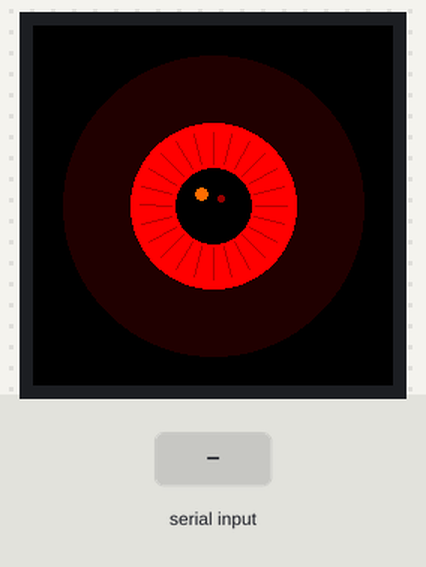
Bench run of a sketch on a simulated ESP32. Parts: 240×240 colour display. The test bench sets the inputs (shaded band). Random numbers use the default seed unless the sketch sets one; what the sketch prints to the serial monitor is not drawn.

Above: at 1.4 s.
1.5 s: "EYE4\n" received over Serial
At 3.6 s:
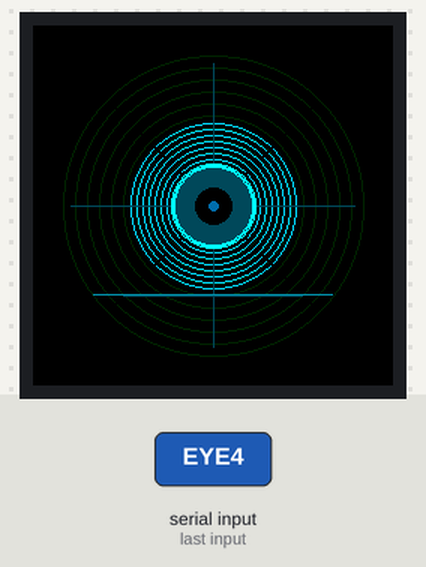
3.8 s: "SCANNING\n" received over Serial
At 4.84 s:
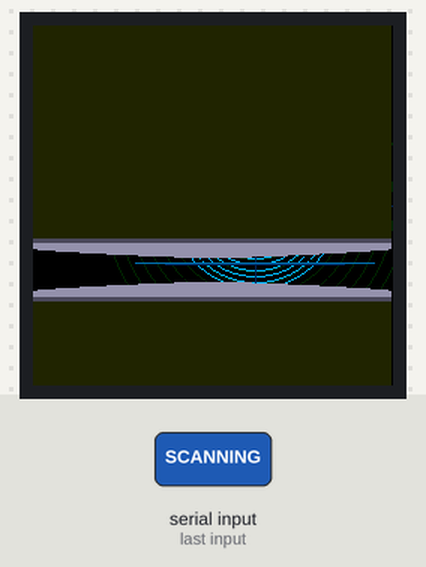
6.5 s: "EYE1\n" received over Serial
At 6.95 s:
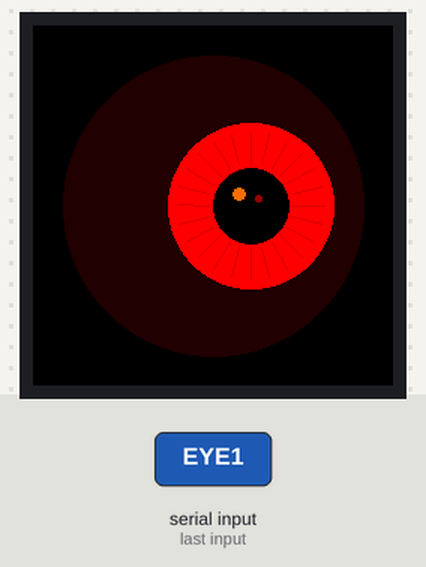
8.7 s: "EYE2\n" received over Serial
At 9.73 s:
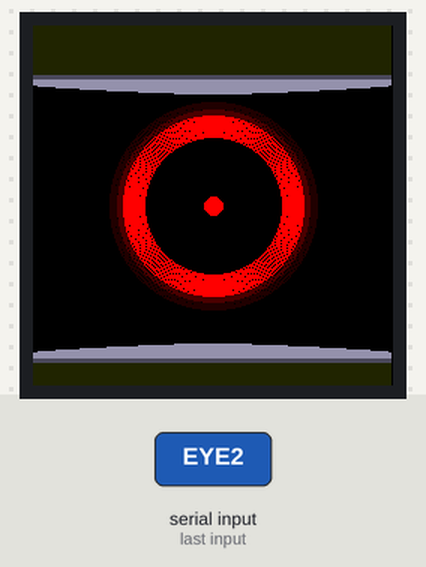
11.4 s: "EYE3\n" received over Serial
At 13.79 s:
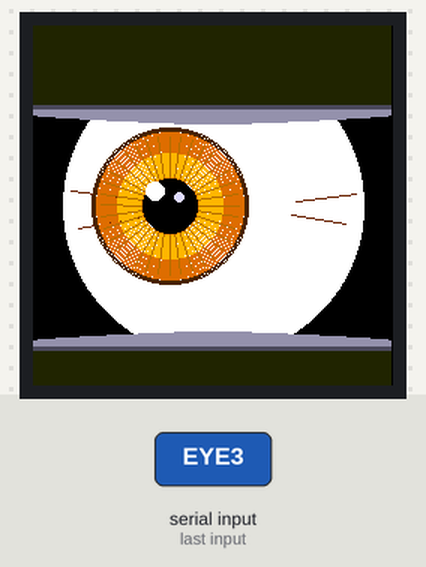
13.8 s: "EYE5\n" received over Serial
At 14.48 s:
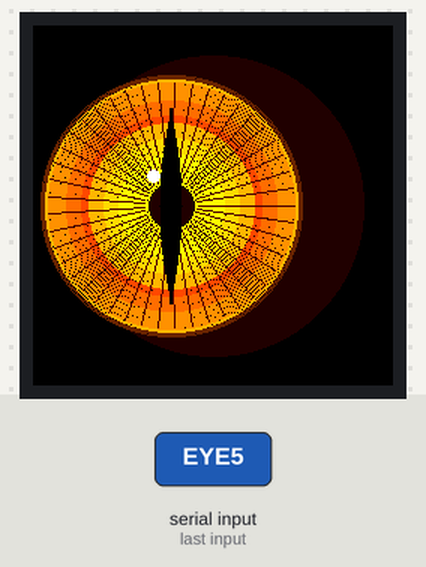

The sketch:

t800_eyes.ino
```cpp
#include <TFT_eSPI.h>
#include <SPI.h>

TFT_eSPI tft = TFT_eSPI();
TFT_eSprite spr = TFT_eSprite(&tft);

const int CX = 120;  // center X
const int CY = 120;  // center Y

// === EYE STYLE (change via serial: EYE1, EYE2, EYE3, EYE4, EYE5) ===
int eyeStyle = 1;

// Common state
float pupilX = 0, pupilY = 0;
float targetX = 0, targetY = 0;
float glowPhase = 0;
String currentMode = "IDLE";

// ---- Blink state machine ----
#define NOBLINK   0
#define ENBLINK   1
#define HOLDBLINK 2
#define DEBLINK   3

struct BlinkState {
  uint8_t  state;
  uint32_t startTime;
  uint32_t closeDur, holdDur, openDur;
  float    amount;     // 0=open, 1=closed
  uint32_t nextBlink;
} blink = {NOBLINK, 0, 150, 50, 250, 0.0, 3000};

float smoothstep(float t) {
  if (t < 0.0) t = 0.0;
  if (t > 1.0) t = 1.0;
  return t * t * (3.0f - 2.0f * t);
}

void triggerBlink() {
  blink.state = ENBLINK;
  blink.startTime = millis();
  blink.closeDur = 150 + random(50);
  blink.holdDur  = 50 + random(50);
  blink.openDur  = 250 + random(150);
}

void updateBlink() {
  uint32_t now = millis();
  if (blink.state == NOBLINK && now >= blink.nextBlink) triggerBlink();
  uint32_t elapsed = now - blink.startTime;
  float t;
  switch (blink.state) {
    case NOBLINK: blink.amount = 0.0; break;
    case ENBLINK:
      t = (float)elapsed / blink.closeDur;
      if (t >= 1.0) { blink.amount = 1.0; blink.state = HOLDBLINK; blink.startTime = now; }
      else blink.amount = smoothstep(t);
      break;
    case HOLDBLINK:
      blink.amount = 1.0;
      if (elapsed >= blink.holdDur) { blink.state = DEBLINK; blink.startTime = now; }
      break;
    case DEBLINK:
      t = (float)elapsed / blink.openDur;
      if (t >= 1.0) { blink.amount = 0.0; blink.state = NOBLINK; blink.nextBlink = now + 2000 + random(4000); }
      else blink.amount = 1.0 - smoothstep(t);
      break;
  }
}

// ---- Utility ----
uint16_t dimColor(uint16_t color, float f) {
  if (f > 2.0) f = 2.0; if (f < 0.0) f = 0.0;
  uint8_t r = ((color >> 11) & 0x1F);
  uint8_t g = ((color >> 5) & 0x3F);
  uint8_t b = (color & 0x1F);
  return (constrain((int)(r*f),0,31)<<11) | (constrain((int)(g*f),0,63)<<5) | constrain((int)(b*f),0,31);
}

uint16_t rgb(uint8_t r, uint8_t g, uint8_t b) {
  return ((r >> 3) << 11) | ((g >> 2) << 5) | (b >> 3);
}

// ---- Flat metallic eyelids (shared by all styles) ----
void drawEyelids(float amt) {
  if (amt <= 0.01) return;
  int lidW = 140;  // half-width
  int curve = 10;  // very flat

  // Upper lid
  int uOpen = CY - 110;
  int uClose = CY + 25;
  int uEdge = uOpen + (int)((uClose - uOpen) * amt);
  for (int y = 0; y < min(uEdge + curve + 1, 240); y++) {
    float d = (float)(y - uEdge) / curve;
    if (d > 1.0) break;
    float wf = (d <= 0) ? 1.0 : max(1.0f - d*d, 0.0f);
    int hw = (int)(lidW * wf);
    int x1 = max(CX - hw, 0), x2 = min(CX + hw, 239);
    if (x2 <= x1) continue;
    uint16_t col = (y < uEdge - 3) ? rgb(50,50,55) : (y < uEdge) ? rgb(90,90,95) : rgb(130,130,140);
    spr.drawFastHLine(x1, y, x2 - x1, col);
  }

  // Lower lid (40%)
  float la = amt * 0.4;
  int lOpen = CY + 110;
  int lClose = CY - 15;
  int lEdge = lOpen + (int)((lClose - lOpen) * la);
  for (int y = max(lEdge - curve - 1, 0); y < 240; y++) {
    float d = (float)(lEdge - y) / curve;
    if (d > 1.0) continue;
    float wf = (d <= 0) ? 1.0 : max(1.0f - d*d, 0.0f);
    int hw = (int)(lidW * wf);
    int x1 = max(CX - hw, 0), x2 = min(CX + hw, 239);
    if (x2 <= x1) continue;
    uint16_t col = (y > lEdge + 3) ? rgb(50,50,55) : (y > lEdge) ? rgb(90,90,95) : rgb(130,130,140);
    spr.drawFastHLine(x1, y, x2 - x1, col);
  }
}

// ================================================================
// EYE STYLE 1: Classic T-800 — red iris, radial lines, dark sclera
// ================================================================
void drawEye1(float ox, float oy, float intensity) {
  int cx = CX + (int)ox, cy = CY + (int)oy;
  spr.fillSprite(TFT_BLACK);

  // Dark red sclera
  spr.fillCircle(CX, CY, 100, dimColor(0x3800, intensity * 0.6));
  // Red iris
  spr.fillCircle(cx, cy, 55, dimColor(0xF800, intensity));
  // Iris ring
  for (int r = 55; r > 50; r--) spr.drawCircle(cx, cy, r, dimColor(0xF800, intensity * 1.3));
  // Radial lines
  for (int a = 0; a < 360; a += 15) {
    float rad = a * PI / 180.0;
    spr.drawLine(cx+cos(rad)*28, cy+sin(rad)*28, cx+cos(rad)*49, cy+sin(rad)*49, dimColor(0xA000, intensity));
  }
  // Pupil
  spr.fillCircle(cx, cy, 25, TFT_BLACK);
  // Highlights
  spr.fillCircle(cx-8, cy-8, 4, dimColor(0xFB20, intensity));
  spr.fillCircle(cx+5, cy-5, 2, dimColor(0xF800, intensity*0.5));

  drawEyelids(blink.amount);
  spr.pushSprite(0, 0);
}

// ================================================================
// EYE STYLE 2: Minimal glowing ring — no sclera, just a bright
//              red ring with a dark center. Clean, cybernetic.
// ================================================================
void drawEye2(float ox, float oy, float intensity) {
  int cx = CX + (int)ox, cy = CY + (int)oy;
  spr.fillSprite(TFT_BLACK);

  // Outer glow halo
  for (int r = 75; r > 60; r--) {
    float f = (float)(r - 60) / 15.0;
    spr.drawCircle(cx, cy, r, dimColor(0xF800, intensity * (1.0 - f) * 0.3));
  }
  // Main bright ring
  for (int r = 60; r > 45; r--) {
    spr.drawCircle(cx, cy, r, dimColor(0xF800, intensity * 1.2));
  }
  // Inner dark
  spr.fillCircle(cx, cy, 45, TFT_BLACK);
  // Tiny bright pupil dot
  spr.fillCircle(cx, cy, 6, dimColor(0xF800, intensity * 0.8));

  drawEyelids(blink.amount);
  spr.pushSprite(0, 0);
}

// ================================================================
// EYE STYLE 3: Realistic human-ish eye — white sclera, amber/orange
//              iris with detailed texture, black pupil, veins
// ================================================================
void drawEye3(float ox, float oy, float intensity) {
  int cx = CX + (int)ox, cy = CY + (int)oy;
  spr.fillSprite(TFT_BLACK);

  // White sclera
  uint16_t scleraCol = dimColor(rgb(220, 215, 210), intensity * 0.9);
  spr.fillCircle(CX, CY, 100, scleraCol);

  // Subtle veins
  uint16_t veinCol = dimColor(rgb(180, 100, 100), intensity * 0.4);
  spr.drawLine(CX-95, CY-10, CX-55, CY-5, veinCol);
  spr.drawLine(CX-90, CY+15, CX-50, CY+8, veinCol);
  spr.drawLine(CX+95, CY-8, CX+55, CY-3, veinCol);
  spr.drawLine(CX+88, CY+12, CX+52, CY+6, veinCol);

  // Amber/orange iris with gradient
  for (int r = 50; r > 0; r--) {
    float t = (float)r / 50.0;
    uint16_t irisCol;
    if (t > 0.7) irisCol = dimColor(rgb(140, 80, 20), intensity);      // dark outer
    else if (t > 0.4) irisCol = dimColor(rgb(200, 120, 30), intensity); // mid amber
    else irisCol = dimColor(rgb(180, 100, 20), intensity);              // inner
    spr.drawCircle(cx, cy, r, irisCol);
  }
  // Iris outer ring
  for (int r = 52; r > 49; r--) spr.drawCircle(cx, cy, r, dimColor(rgb(60, 40, 20), intensity));
  // Radial iris fibers
  for (int a = 0; a < 360; a += 10) {
    float rad = a * PI / 180.0;
    uint16_t fCol = dimColor(rgb(160, 90, 20), intensity * 0.7);
    spr.drawLine(cx+cos(rad)*18, cy+sin(rad)*18, cx+cos(rad)*46, cy+sin(rad)*46, fCol);
  }
  // Pupil
  spr.fillCircle(cx, cy, 18, TFT_BLACK);
  // Highlights
  spr.fillCircle(cx-10, cy-10, 6, dimColor(rgb(255,255,255), intensity * 0.9));
  spr.fillCircle(cx+6, cy-6, 3, dimColor(rgb(255,255,255), intensity * 0.5));

  drawEyelids(blink.amount);
  spr.pushSprite(0, 0);
}

// ================================================================
// EYE STYLE 4: Sci-fi HUD eye — concentric rings, scanning lines,
//              digital/holographic look with cyan/blue tones
// ================================================================
void drawEye4(float ox, float oy, float intensity) {
  int cx = CX + (int)ox, cy = CY + (int)oy;
  spr.fillSprite(TFT_BLACK);

  uint16_t cyan = rgb(0, 200, 255);
  uint16_t darkCyan = rgb(0, 60, 80);

  // Concentric rings
  for (int r = 100; r > 10; r -= 8) {
    spr.drawCircle(cx, cy, r, dimColor(darkCyan, intensity * 0.6));
  }
  // Brighter inner rings
  for (int r = 55; r > 30; r -= 4) {
    spr.drawCircle(cx, cy, r, dimColor(cyan, intensity * 0.8));
  }
  // Cross-hairs
  spr.drawFastHLine(cx - 95, cy, 190, dimColor(cyan, intensity * 0.3));
  spr.drawFastVLine(cx, cy - 95, 190, dimColor(cyan, intensity * 0.3));
  // Diagonal lines
  spr.drawLine(cx-70, cy-70, cx+70, cy+70, dimColor(darkCyan, intensity*0.2));
  spr.drawLine(cx+70, cy-70, cx-70, cy+70, dimColor(darkCyan, intensity*0.2));

  // Animated scan line
  int scanY = cy + (int)(sin(glowPhase * 2) * 60);
  spr.drawFastHLine(cx - 80, scanY, 160, dimColor(cyan, intensity * 0.6));
  spr.drawFastHLine(cx - 60, scanY+1, 120, dimColor(cyan, intensity * 0.3));

  // Center iris
  spr.fillCircle(cx, cy, 28, dimColor(darkCyan, intensity));
  for (int r = 28; r > 25; r--) spr.drawCircle(cx, cy, r, dimColor(cyan, intensity * 1.3));
  // Pupil
  spr.fillCircle(cx, cy, 12, TFT_BLACK);
  spr.fillCircle(cx, cy, 3, dimColor(cyan, intensity * 0.5));

  drawEyelids(blink.amount);
  spr.pushSprite(0, 0);
}

// ================================================================
// EYE STYLE 5: Demon/dragon eye — vertical slit pupil, yellow-green
//              iris, fiery orange outer, reptilian texture
// ================================================================
void drawEye5(float ox, float oy, float intensity) {
  int cx = CX + (int)ox, cy = CY + (int)oy;
  spr.fillSprite(TFT_BLACK);

  // Dark outer ring
  spr.fillCircle(CX, CY, 100, dimColor(rgb(40, 15, 0), intensity));

  // Fiery orange-red outer iris
  for (int r = 85; r > 55; r--) {
    float t = (float)(r - 55) / 30.0;
    uint16_t c = dimColor(rgb(200, 60 + (int)(t*60), 0), intensity);
    spr.drawCircle(cx, cy, r, c);
  }
  // Yellow-green inner iris
  for (int r = 55; r > 15; r--) {
    float t = (float)(r - 15) / 40.0;
    uint16_t c = dimColor(rgb(180 + (int)(t*40), 200 - (int)(t*80), 0), intensity);
    spr.drawCircle(cx, cy, r, c);
  }
  // Iris ring
  for (int r = 87; r > 84; r--) spr.drawCircle(cx, cy, r, dimColor(rgb(80, 30, 0), intensity));

  // Reptilian radial texture
  for (int a = 0; a < 360; a += 8) {
    float rad = a * PI / 180.0;
    spr.drawLine(cx+cos(rad)*18, cy+sin(rad)*18, cx+cos(rad)*82, cy+sin(rad)*82,
                 dimColor(rgb(100, 40, 0), intensity * 0.5));
  }

  // Vertical slit pupil
  int slitW = 8;  // half width at center
  for (int y = cy - 65; y <= cy + 65; y++) {
    float dy = (float)abs(y - cy) / 65.0;
    int w = (int)(slitW * (1.0 - dy * dy));
    if (w < 1) w = 1;
    spr.drawFastHLine(cx - w, y, w * 2, TFT_BLACK);
  }

  // Tiny bright highlight
  spr.fillCircle(cx - 12, cy - 20, 4, dimColor(rgb(255, 255, 200), intensity * 0.7));

  drawEyelids(blink.amount);
  spr.pushSprite(0, 0);
}

// ================================================================
// Dispatch: draw current eye style
// ================================================================
void drawCurrentEye(float ox, float oy, float intensity) {
  switch (eyeStyle) {
    case 1: drawEye1(ox, oy, intensity); break;
    case 2: drawEye2(ox, oy, intensity); break;
    case 3: drawEye3(ox, oy, intensity); break;
    case 4: drawEye4(ox, oy, intensity); break;
    case 5: drawEye5(ox, oy, intensity); break;
    default: drawEye1(ox, oy, intensity); break;
  }
}

// ---- Animation modes ----
void updateIdle() {
  glowPhase += 0.05;
  float intensity = 1.0 + 0.3 * sin(glowPhase);
  if (random(100) < 3) { targetX = random(-15, 16); targetY = random(-10, 11); }
  pupilX += (targetX - pupilX) * 0.1;
  pupilY += (targetY - pupilY) * 0.1;
  drawCurrentEye(pupilX, pupilY, intensity);
}

void updateScanning() {
  glowPhase += 0.08;
  drawCurrentEye(sin(glowPhase) * 30, 0, 1.2 + 0.4 * sin(glowPhase * 3));
}

void updateAlert() {
  glowPhase += 0.15;
  drawCurrentEye(pupilX, pupilY, 1.0 + 0.8 * abs(sin(glowPhase)));
}

void updateListening() {
  glowPhase += 0.03;
  pupilX *= 0.9; pupilY *= 0.9;
  drawCurrentEye(pupilX, pupilY, 0.8 + 0.2 * sin(glowPhase));
}

// ---- Setup & Loop ----
void setup() {
  Serial.begin(115200);
  Serial.println("T-800 Eye System Booting...");

  tft.init();
  tft.setRotation(0);
  tft.fillScreen(TFT_BLACK);

  spr.setColorDepth(8);
  void *p = spr.createSprite(240, 240);
  Serial.println(p ? "[OK] Sprite allocated." : "[ERROR] Sprite FAILED!");
  Serial.print("[MEM] Free heap: "); Serial.println(ESP.getFreeHeap());

  blink.nextBlink = millis() + 2000 + random(3000);

  Serial.println("=== Eye Styles ===");
  Serial.println("EYE1 — Classic T-800 (red iris, dark sclera)");
  Serial.println("EYE2 — Minimal Ring (cybernetic glow ring)");
  Serial.println("EYE3 — Realistic Human (white sclera, amber iris)");
  Serial.println("EYE4 — Sci-fi HUD (cyan rings, scan lines)");
  Serial.println("EYE5 — Dragon/Demon (vertical slit, yellow-green)");
  Serial.println("=== Commands: IDLE, SCANNING, ALERT, LISTENING, BLINK ===");
}

void loop() {
  if (Serial.available()) {
    String cmd = Serial.readStringUntil('\n');
    cmd.trim();
    cmd.toUpperCase();

    if (cmd == "BLINK") { triggerBlink(); }
    else if (cmd == "EYE1") { eyeStyle = 1; Serial.println("Style: Classic T-800"); }
    else if (cmd == "EYE2") { eyeStyle = 2; Serial.println("Style: Minimal Ring"); }
    else if (cmd == "EYE3") { eyeStyle = 3; Serial.println("Style: Realistic Human"); }
    else if (cmd == "EYE4") { eyeStyle = 4; Serial.println("Style: Sci-fi HUD"); }
    else if (cmd == "EYE5") { eyeStyle = 5; Serial.println("Style: Dragon/Demon"); }
    else if (cmd.length() > 0) {
      currentMode = cmd;
      Serial.println("Mode: " + currentMode);
    }
  }

  updateBlink();

  if (currentMode == "IDLE") updateIdle();
  else if (currentMode == "SCANNING") updateScanning();
  else if (currentMode == "ALERT") updateAlert();
  else if (currentMode == "LISTENING") updateListening();
  else if (currentMode == "LOOK_LEFT") {
    targetX = -30; pupilX += (targetX - pupilX) * 0.1;
    drawCurrentEye(pupilX, pupilY, 1.0);
  } else if (currentMode == "LOOK_RIGHT") {
    targetX = 30; pupilX += (targetX - pupilX) * 0.1;
    drawCurrentEye(pupilX, pupilY, 1.0);
  } else updateIdle();

  delay(30);
}
```

Measured:
- what the display in image 2 shows lasts 0.5 s, from 4.6 s to 5.1 s
- what the display in image 4 shows lasts 0.4 s, from 9.5 s to 9.9 s
